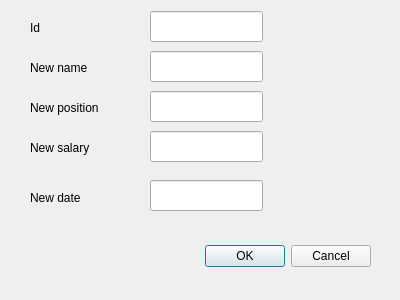
<?xml version="1.0" encoding="UTF-8"?>
<ui version="4.0">
 <class>BtnEditWindow</class>
 <widget class="QDialog" name="BtnEditWindow">
  <property name="geometry">
   <rect>
    <x>0</x>
    <y>0</y>
    <width>400</width>
    <height>300</height>
   </rect>
  </property>
  <property name="windowTitle">
   <string>Edit menu</string>
  </property>
  <widget class="QDialogButtonBox" name="buttonBox">
   <property name="geometry">
    <rect>
     <x>30</x>
     <y>240</y>
     <width>341</width>
     <height>32</height>
    </rect>
   </property>
   <property name="orientation">
    <enum>Qt::Horizontal</enum>
   </property>
   <property name="standardButtons">
    <set>QDialogButtonBox::Cancel|QDialogButtonBox::Ok</set>
   </property>
  </widget>
  <widget class="QLabel" name="label">
   <property name="geometry">
    <rect>
     <x>30</x>
     <y>20</y>
     <width>55</width>
     <height>16</height>
    </rect>
   </property>
   <property name="text">
    <string>Id</string>
   </property>
  </widget>
  <widget class="QLabel" name="label_2">
   <property name="geometry">
    <rect>
     <x>30</x>
     <y>60</y>
     <width>71</width>
     <height>16</height>
    </rect>
   </property>
   <property name="text">
    <string>New name</string>
   </property>
  </widget>
  <widget class="QLabel" name="label_3">
   <property name="geometry">
    <rect>
     <x>30</x>
     <y>100</y>
     <width>81</width>
     <height>16</height>
    </rect>
   </property>
   <property name="text">
    <string>New position</string>
   </property>
  </widget>
  <widget class="QLabel" name="label_4">
   <property name="geometry">
    <rect>
     <x>30</x>
     <y>140</y>
     <width>71</width>
     <height>16</height>
    </rect>
   </property>
   <property name="text">
    <string>New salary</string>
   </property>
  </widget>
  <widget class="QLineEdit" name="LneEmployeeId">
   <property name="geometry">
    <rect>
     <x>150</x>
     <y>11</y>
     <width>113</width>
     <height>31</height>
    </rect>
   </property>
  </widget>
  <widget class="QLineEdit" name="LneNewName">
   <property name="geometry">
    <rect>
     <x>150</x>
     <y>51</y>
     <width>113</width>
     <height>31</height>
    </rect>
   </property>
  </widget>
  <widget class="QLineEdit" name="LneNewPosition">
   <property name="geometry">
    <rect>
     <x>150</x>
     <y>91</y>
     <width>113</width>
     <height>31</height>
    </rect>
   </property>
  </widget>
  <widget class="QLineEdit" name="LneNewSalary">
   <property name="geometry">
    <rect>
     <x>150</x>
     <y>131</y>
     <width>113</width>
     <height>31</height>
    </rect>
   </property>
  </widget>
  <widget class="QLabel" name="label_5">
   <property name="geometry">
    <rect>
     <x>30</x>
     <y>190</y>
     <width>71</width>
     <height>16</height>
    </rect>
   </property>
   <property name="text">
    <string>New date</string>
   </property>
  </widget>
  <widget class="QLineEdit" name="LneNewDate">
   <property name="geometry">
    <rect>
     <x>150</x>
     <y>180</y>
     <width>113</width>
     <height>31</height>
    </rect>
   </property>
  </widget>
 </widget>
 <resources/>
 <connections>
  <connection>
   <sender>buttonBox</sender>
   <signal>accepted()</signal>
   <receiver>BtnEditWindow</receiver>
   <slot>accept()</slot>
   <hints>
    <hint type="sourcelabel">
     <x>248</x>
     <y>254</y>
    </hint>
    <hint type="destinationlabel">
     <x>157</x>
     <y>274</y>
    </hint>
   </hints>
  </connection>
  <connection>
   <sender>buttonBox</sender>
   <signal>rejected()</signal>
   <receiver>BtnEditWindow</receiver>
   <slot>reject()</slot>
   <hints>
    <hint type="sourcelabel">
     <x>316</x>
     <y>260</y>
    </hint>
    <hint type="destinationlabel">
     <x>286</x>
     <y>274</y>
    </hint>
   </hints>
  </connection>
 </connections>
</ui>
